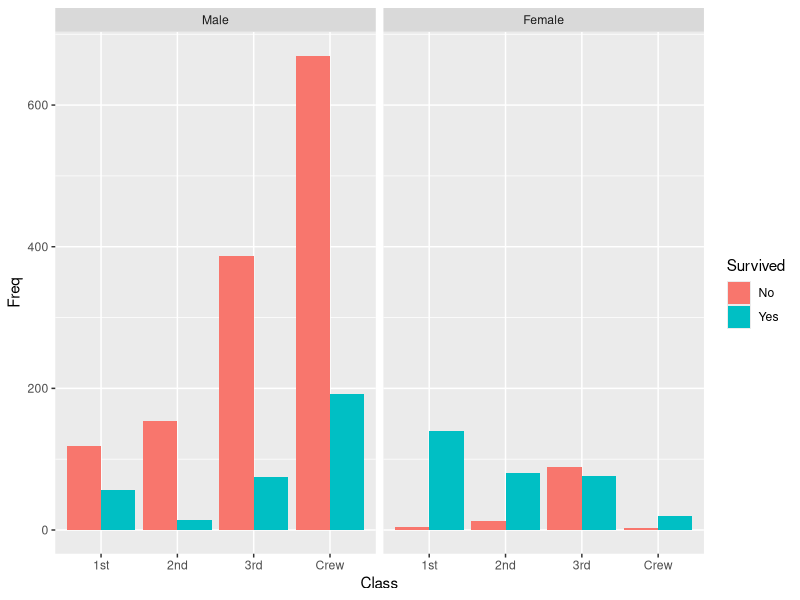
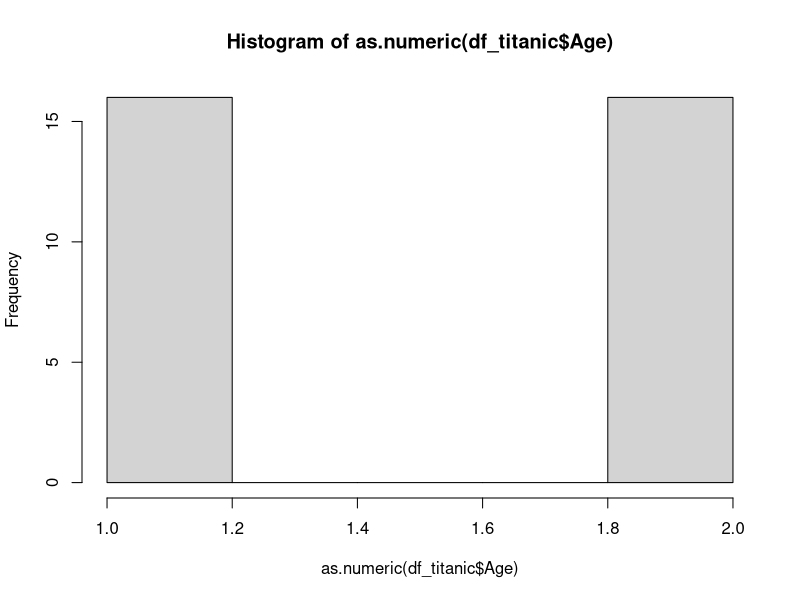

Generate these figures, in order, with R:
data(Titanic)
df_titanic <- as.data.frame(Titanic)
library(ggplot2)
# a & b
ggplot(df_titanic, aes(x=Class, y=Freq, fill=Survived)) + geom_bar(stat="identity", position="dodge") + facet_wrap(~Sex)
# c
hist(as.numeric(df_titanic$Age)) # Note: Titanic dataset 'Age' is a factor (Child/Adult)
